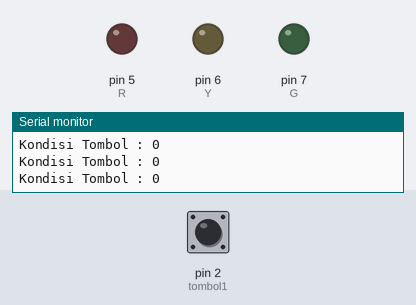
The sketch below on a simulated Arduino Uno, built with avr-gcc and run on an emulated ATmega328P. Shown: output pins drawn as LEDs (lit = HIGH), the last lines printed to the serial monitor. Inputs (shaded band) come from the test bench; at power-on: pin 2 (tombol1) LOW.

Above: at 1.2 s.
1.3 s: pin 2 (tombol1) pulled HIGH for 0.15 s
At 1.39 s:
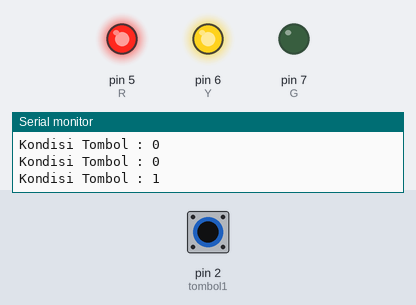
2.9 s: pin 2 (tombol1) pulled HIGH for 3.2 s
At 6.4 s:
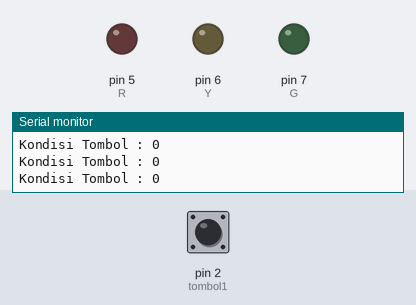
Timing chart, 0 to 7.9 s (numbered marks = the images above; inputs shaded):
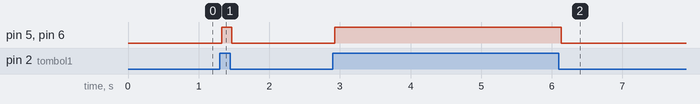

Measured:
- after the input at 1.3 s, pin 5 (R), pin 6 (Y): LOW → HIGH at once, → LOW 0.15 s later
- after the input at 2.9 s, pin 5 (R), pin 6 (Y): LOW → HIGH at once, → LOW 3.2 s later

The sketch:

Chalnge_2.ino
```cpp
int tombol1=2;
int tombol2=3;
int tombol3=4;
int R=5;
int Y=6;
int G=7;
void setup() {
  Serial.begin(9600);
  pinMode(tombol1, INPUT);
  pinMode(tombol2, INPUT);
  pinMode(tombol3, INPUT);
  pinMode(R, OUTPUT);
  pinMode(Y, OUTPUT);
  pinMode(G, OUTPUT);

}

void loop() {
 int bacaTombol=digitalRead(tombol1);
 Serial.println("Kondisi Tombol : " + String(bacaTombol));

   if(bacaTombol==1){
    digitalWrite(R,HIGH);
    digitalWrite(Y,HIGH);
  }else{
    digitalWrite(R,LOW);
    digitalWrite(Y,LOW);
  }

}
```
